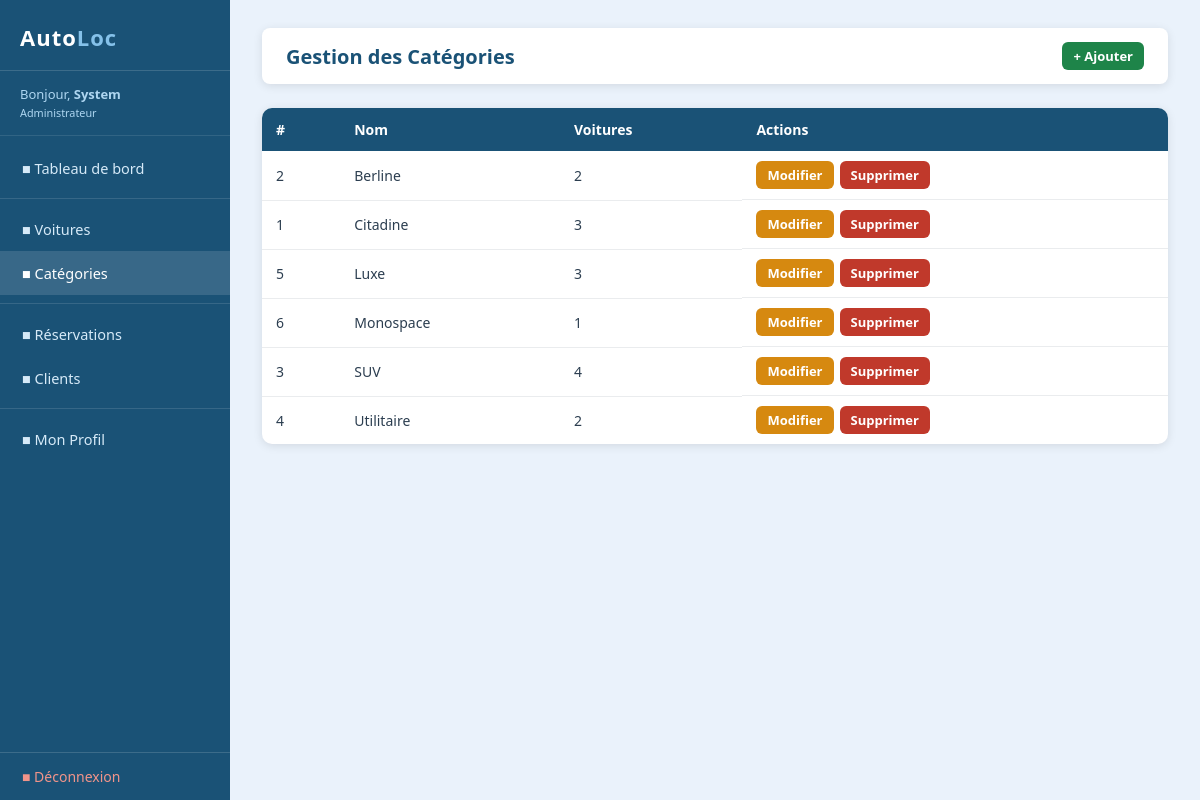
Screenshot of /allCategories.php (signed in) with the database file from the repository.
### tables this page shows
CREATE TABLE IF NOT EXISTS categories (
    id   INT AUTO_INCREMENT PRIMARY KEY,
    name VARCHAR(100) NOT NULL
);

### allCategories.php (the view, shortened to what this page needs)
<?php
require 'navbar.php';
$result = mysqli_query($connection,
    "select c.id, c.name, count(v.id) as nb_voitures
     from categories c
     left join voitures v on c.id = v.idCat
     group by c.id, c.name
     order by c.name");
?>
<div class="top-bar">
    <h1>Gestion des Catégories</h1>
    <a href="categoryForm.php" class="btn btn-success btn-sm">+ Ajouter</a>
</div>
<table>
    <tr><th>#</th><th>Nom</th><th>Voitures</th><th>Actions</th></tr>
    <?php while ($cat = mysqli_fetch_array($result)): ?>
    <tr>
        <td><?php echo $cat['id']; ?></td>
        <td><?php echo htmlspecialchars($cat['name']); ?></td>
        <td><?php echo $cat['nb_voitures']; ?></td>
        <td class="table-actions">
            <a href="categoryForm.php?id=<?php echo $cat['id']; ?>" class="btn btn-warning btn-sm">Modifier</a>
            <a href="deleteCategory.php?id=<?php echo $cat['id']; ?>"
               class="btn btn-danger btn-sm"
               onclick="return confirm('Supprimer cette catégorie ?')">Supprimer</a>
        </td>
    </tr>
    <?php endwhile; ?>
</table>
</div></body></html>

### style.css (style rules this page uses)
:root { --primary: #1a5276; --primary-d: #154360; --primary-l: #2980b9; --success: #1e8449; --danger: #c0392b; --warning: #d68910; --info: #148f77; --bg: #eaf2fb; --white: #ffffff; --gray-l: #f4f6f7; --gray: #aab7b8; --text: #2c3e50; --shadow: 0 2px 10px rgba(0,0,0,0.10); }
* { box-sizing: border-box; margin: 0; padding: 0; }
body { font-family: 'Segoe UI', Arial, sans-serif; background-color: var(--bg); color: var(--text); min-height: 100vh; }
a { color: var(--primary-l); text-decoration: none; }
.top-bar { background: var(--white); padding: 14px 24px; border-radius: 8px; box-shadow: var(--shadow); display: flex; justify-content: space-between; align-items: center; margin-bottom: 24px; }
.top-bar h1 { font-size: 20px; color: var(--primary); }
.btn { display: inline-flex; align-items: center; gap: 6px; padding: 9px 18px; border: none; border-radius: 6px; cursor: pointer; font-size: 14px; font-weight: 600; text-decoration: none; transition: opacity 0.2s, transform 0.1s; }
.btn-success { background-color: var(--success); color: white; }
.btn-danger { background-color: var(--danger); color: white; }
.btn-warning { background-color: var(--warning); color: white; }
.btn-sm { padding: 5px 11px; font-size: 13px; }
table { width: 100%; border-collapse: collapse; background-color: white; border-radius: 10px; box-shadow: var(--shadow); overflow: hidden; }
th { background-color: var(--primary); color: white; padding: 12px 14px; font-size: 14px; text-align: left; }
td { padding: 10px 14px; border-bottom: 1px solid #eaecee; font-size: 14px; vertical-align: middle; }
tr:last-child td { border-bottom: none; }
.table-actions { display: flex; gap: 6px; flex-wrap: wrap; }

### rows the page displays
categories: id "2", name "Berline", nb_voitures "2"
categories: id "1", name "Citadine", nb_voitures "3"
categories: id "5", name "Luxe", nb_voitures "3"
categories: id "6", name "Monospace", nb_voitures "1"
categories: id "3", name "SUV", nb_voitures "4"
categories: id "4", name "Utilitaire", nb_voitures "2"

### other values shown
$_SESSION['prenom'] "System"
$label "■ Tableau de bord ■ Voitures ■ Catégories ■ Réservations ■ Clients ■ Mon Profil"
